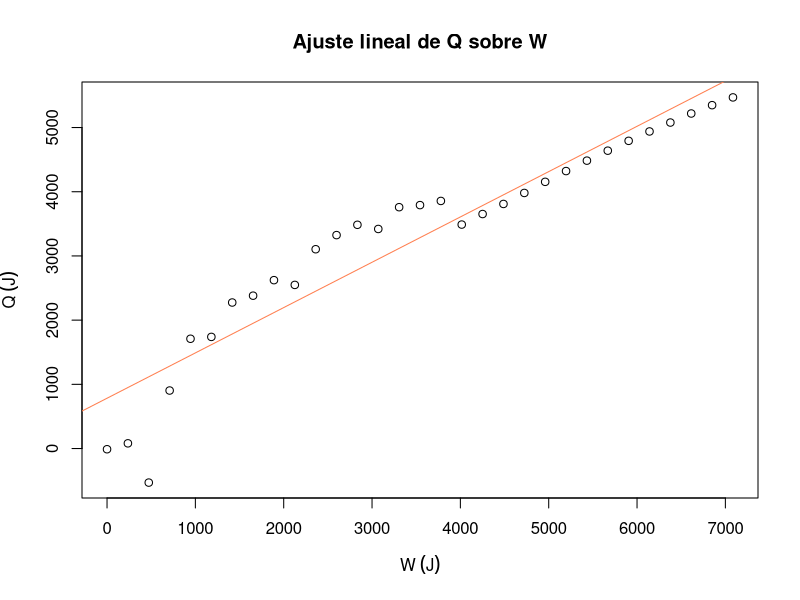
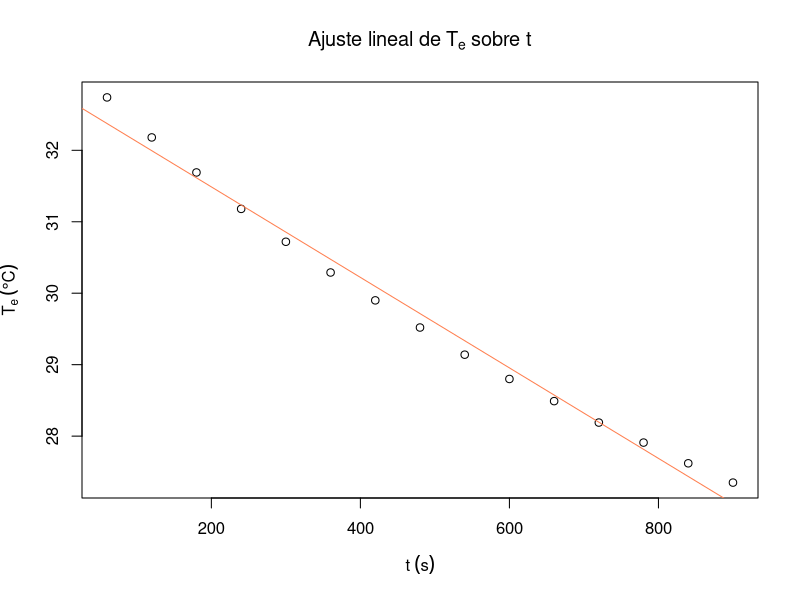
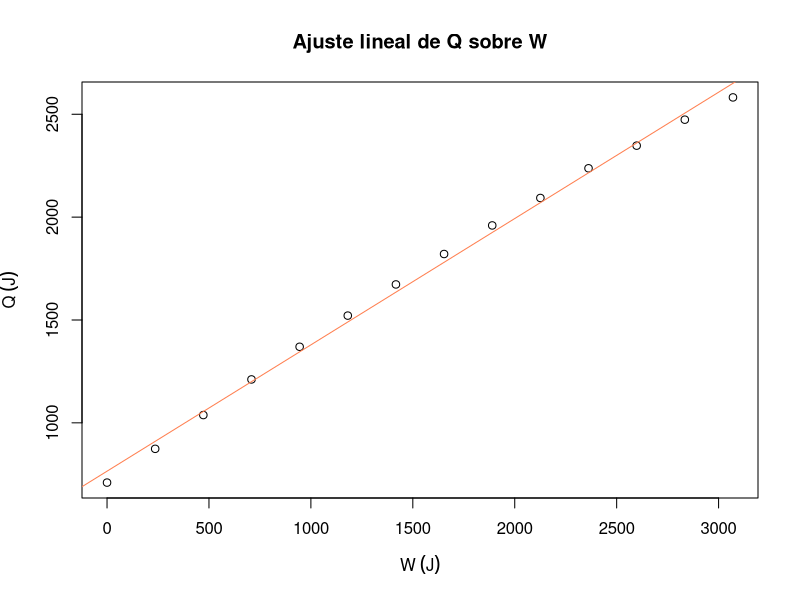

Write R code to recreate these figures, in order.
## ---- chunk 1
knitr::opts_chunk$set(echo = FALSE)
## ---- chunk 2
# Datos recogidos
i <- 1:31
vueltas1 <- seq(0,1200,40)

# Tiempo (s)
m1 <- c(0,1,2,3,4,5,6,7,8,9,11,11,12,13,14,15,16,17,18,19,20,21,22,22,23,24,25,26,26,27,28) # Minutos
n1 <- c(0,0,2,7,15,30,42,48,50,51,0,56,52,45,46,46,43,40,31,28,18,12,01,52,41,30,20,10,58,45,33)# Segundos
t1 <- m1*60+n1

# Resistencia en kΩ
# R1 <- c(300,200,292,350,183.4, 182,157,152.5,142.8,145.7,125.5, 118.4, 113.5,115.4,105.6,104.7,103,113.4,108.6,104.2,99.7,95.3,91.3,87.6,84.2,81,78.1,75.4,72.8,70.5,68.4) Un poco de magic finger you know so to speak
R1 <- c(300,292.1,350,230.1,183.4, 182,157,152.5,142.8,145.7,125.5, 118.4, 113.5,115.4,105.6,104.7,103,113.4,108.6,104.2,99.7,95.3,91.3,87.6,84.2,81,78.1,75.4,72.8,70.5,68.4)

# Vectores de temperatura (°C) y resistencia (kΩ) de la tabla del termistor
temperatura <- 0:40
resistencia <- c(351.02,332.64,315.32,298.99,283.6,269.08,255.38,242.46,230.26,218.73,207.85,197.56,187.84,178.65,169.95,161.73,153.95,146.58,139.61,133,126.74,120.81,115.19,109.85,104.8,100,95.447,91.126,87.022,83.124,79.422,75.903,72.56,69.38,66.356,63.48,60.743,58.138,55.658,53.297,51.048)  # kΩ

# Función para obtener la temperatura a partir de la resistencia por interpolación
obtener_temperatura <- function(R) {
  approx(resistencia, temperatura, xout = R, method = "linear")$y
}

# Temperaturas asociadas (ºC)
T1 <- round(obtener_temperatura(R1),2)

# Tabla
data <- data.frame(i,vueltas1,t1,R1,T1)
colnames(data) <- c("Medida", "Vueltas", "t / s", "R / $k\\Omega$", "T / $^\\circ C$")
  
knitr::kable(
  data,
  caption="Datos registrados de la resistencia del cilindro a tiempo y número de vueltas determinadas",
  booktabs = TRUE,
  escape = FALSE,
  row.names = FALSE,
  align="c"
)
## ---- chunk 3
# Datos recogidos
diamCilind <- 47.9*1e-3 # m
mCilind <- 0.2011 # masa del cilindro Kg
RCilind <- diamCilind/2 # radio del cilindro m
MPesa <- 4 #Kg
CAlum <- 897 # calor especifico del aluminio J/ kg K
g <- 9.81 
T0 <- 3 # Celsius
DeltaT1 <- T1-T0 # Variacion de temperatura

# Calculo de energías involucradas
Q <- mCilind * CAlum * DeltaT1 # Calor mcT
W <- 2*pi * MPesa * g * RCilind * vueltas1

#Q <- Q[18:25]
#W <- W[18:25]

# Ajuste lineal
modelo_lineal1 <- lm(Q ~ W)
resumen1 <- summary(modelo_lineal1)
pendiente1 <- modelo_lineal1$coefficients[[2]]
inc_pendiente1 <- resumen1$coefficients[2,2]
ordenada1 <- modelo_lineal1$coefficients[[1]]
inc_ordenada1 <- resumen1$coefficients[1,2]

# Graficamos los datos y la línea de ajuste

titulo <- "Ajuste lineal de Q sobre W"
plot(W,Q, main = titulo, ylab =expression(Q ~ (J)), xlab =expression(W ~ (J)))
abline(modelo_lineal1, col = "coral")
## ---- chunk 4
# Datos recogidos
i <- 1:15

m2 <- 1:15 #minutos
t2 <- m2*60 #Tiempo (s)


# Resistencia en kΩ y temperaturas asociadas
R2 <- c(70.2,72,73.6,75.3,76.9,78.4,79.8,81.2,82.6,83.9,85.1,86.3,87.4,88.6,89.7)
T2 <- round(obtener_temperatura(R2),2)

# Tabla
data <- data.frame(i,t2,R2,T2)
colnames(data) <- c("Medida", "t / s", "R / $\\Omega$", "T / $^\\circ$C")
  
knitr::kable(
  data,
  caption="Datos registrados de la resistencia del cilindro durante el enfriamiento hasta la temperatura ambiente",
  booktabs = TRUE,
  escape = FALSE,
  row.names = FALSE,
  align="c"
)
## ---- chunk 5
# Ajuste lineal
modelo_lineal2 <- lm(T2 ~ t2)
resumen2 <- summary(modelo_lineal2)
pendiente2 <- modelo_lineal2$coefficients[[2]]
inc_pendiente2 <- resumen2$coefficients[2,2]
ordenada2 <- modelo_lineal2$coefficients[[1]]
inc_ordenada2 <- resumen2$coefficients[1,2]

# Graficamos los datos y la línea de ajuste

titulo <- expression("Ajuste lineal de"~T[e]~"sobre t")
plot(t2, T2, main = titulo, ylab = expression(T[e] ~ (degree * C)), xlab = expression(t ~ (s)))
abline(modelo_lineal2, col = "coral")
## ---- chunk 6
# Datos recogidos
i <- 1:14
vueltas3 <- seq(0,520,40) #Vueltas

# Tiempo recogido
m3 <- c(0,0,1,2,2,3,4,5,5,6,7,7,8,9) #minutos
n3 <- c(0,42,28,14,58,42,24,07,49,30,10,53,35,18)
t3 <- m3*60+n3 #Tiempo total (s)

# Resistencia en kΩ y temperaturas asociadas
R3 <- c(89.5,85.8,82.3,78.8,75.7,72.9,70.2,67.7,65.4,63.3,61.1,59.5,57.7,56.2)
T3 <- round(obtener_temperatura(R3),2)

# Tabla
data <- data.frame(i,vueltas3,t3,R3,T3)
colnames(data) <- c("Medida", "Vueltas", "t / s", "R / $\\Omega$", "T / $^\\circ$C")
  
knitr::kable(
  data,
  caption="Datos registrados de la resistencia del cilindro a tiempo y vueltas dadas",
  booktabs = TRUE,
  escape = FALSE,
  row.names = FALSE,
  align="c"
)
## ---- chunk 7
# Datos recogidos
T0 <- 27 # Celsius
DeltaT3 <- T3-T0 # Variacion de temperatura
Deltat3 <- 558 # tiempo tardado en dar esas vueltas

# Calculo de energías involucradas 
Q3 <- mCilind * CAlum * ( DeltaT3 - pendiente2 * Deltat3) # Calor mcT con factor corregidos
W3 <- 2*pi * MPesa * g * RCilind * vueltas3

#Q <- Q[18:25]
#W <- W[18:25]

# Ajuste lineal
modelo_lineal3 <- lm(Q3 ~ W3)
resumen3 <- summary(modelo_lineal3)
pendiente3 <- modelo_lineal3$coefficients[[2]]
inc_pendiente3 <- resumen3$coefficients[2,2]
ordenada3 <- modelo_lineal3$coefficients[[1]]
inc_ordenada3 <- resumen3$coefficients[1,2]

# Graficamos los datos y la línea de ajuste

titulo <- "Ajuste lineal de Q sobre W"
plot(W3,Q3, main = titulo, ylab =expression(Q ~ (J)), xlab =expression(W ~ (J)))
abline(modelo_lineal3, col = "coral")
